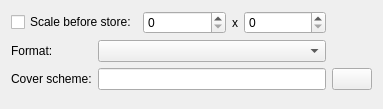
<?xml version="1.0" encoding="UTF-8"?>
<ui version="4.0">
 <class>ProfileDataCoverWidgetUI</class>
 <widget class="QWidget" name="ProfileDataCoverWidgetUI">
  <property name="geometry">
   <rect>
    <x>0</x>
    <y>0</y>
    <width>383</width>
    <height>109</height>
   </rect>
  </property>
  <layout class="QGridLayout" name="gridLayout">
   <item row="0" column="0" colspan="2">
    <widget class="QCheckBox" name="checkBox_scale">
     <property name="sizePolicy">
      <sizepolicy hsizetype="MinimumExpanding" vsizetype="Fixed">
       <horstretch>0</horstretch>
       <verstretch>0</verstretch>
      </sizepolicy>
     </property>
     <property name="text">
      <string>Scale before store:</string>
     </property>
    </widget>
   </item>
   <item row="0" column="2">
    <widget class="QSpinBox" name="kintspinbox_x">
     <property name="sizePolicy">
      <sizepolicy hsizetype="MinimumExpanding" vsizetype="Fixed">
       <horstretch>0</horstretch>
       <verstretch>0</verstretch>
      </sizepolicy>
     </property>
     <property name="maximum">
      <number>10000</number>
     </property>
    </widget>
   </item>
   <item row="0" column="3">
    <widget class="QLabel" name="label_x">
     <property name="sizePolicy">
      <sizepolicy hsizetype="Minimum" vsizetype="Preferred">
       <horstretch>0</horstretch>
       <verstretch>0</verstretch>
      </sizepolicy>
     </property>
     <property name="text">
      <string>x</string>
     </property>
    </widget>
   </item>
   <item row="0" column="4">
    <widget class="QSpinBox" name="kintspinbox_y">
     <property name="sizePolicy">
      <sizepolicy hsizetype="MinimumExpanding" vsizetype="Fixed">
       <horstretch>0</horstretch>
       <verstretch>0</verstretch>
      </sizepolicy>
     </property>
     <property name="maximum">
      <number>10000</number>
     </property>
    </widget>
   </item>
   <item row="1" column="0">
    <widget class="QLabel" name="label_format">
     <property name="minimumSize">
      <size>
       <width>80</width>
       <height>0</height>
      </size>
     </property>
     <property name="text">
      <string>Format:</string>
     </property>
    </widget>
   </item>
   <item row="1" column="1" colspan="4">
    <widget class="QComboBox" name="kcombobox_format">
     <property name="enabled">
      <bool>true</bool>
     </property>
     <property name="editable">
      <bool>false</bool>
     </property>
    </widget>
   </item>
   <item row="2" column="0">
    <widget class="QLabel" name="label_scheme">
     <property name="minimumSize">
      <size>
       <width>80</width>
       <height>0</height>
      </size>
     </property>
     <property name="text">
      <string>Cover scheme:</string>
     </property>
    </widget>
   </item>
   <item row="2" column="1" colspan="4">
    <widget class="QLineEdit" name="qlineedit_scheme"/>
   </item>
   <item row="2" column="5">
    <widget class="QPushButton" name="kpushbutton_scheme"/>
   </item>
   <item row="3" column="2">
    <spacer name="verticalSpacer">
     <property name="orientation">
      <enum>Qt::Vertical</enum>
     </property>
     <property name="sizeHint" stdset="0">
      <size>
       <width>20</width>
       <height>5</height>
      </size>
     </property>
    </spacer>
   </item>
  </layout>
 </widget>
 <resources/>
 <connections/>
</ui>
